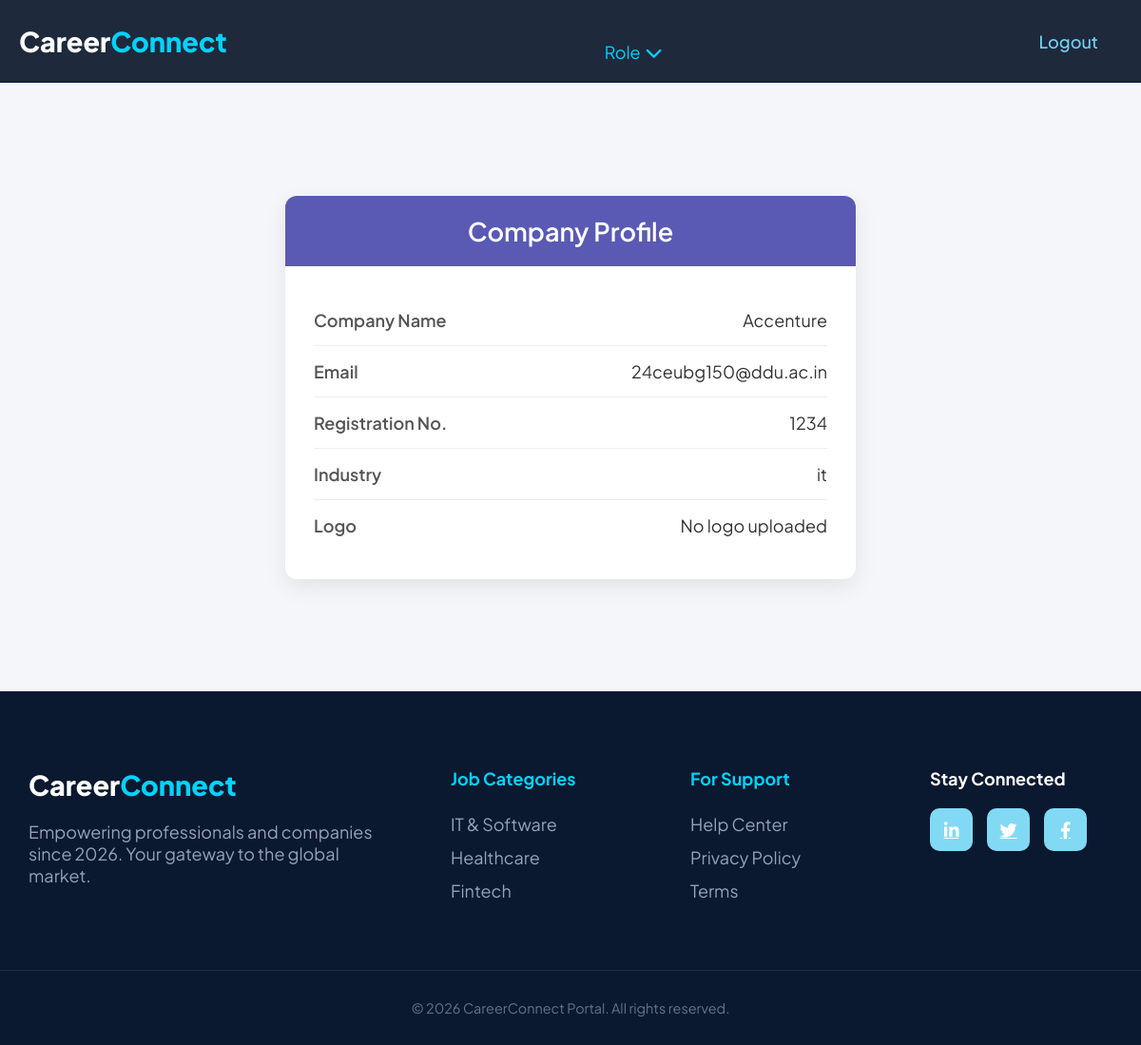
The app's page /employer-profile/ (signed in) with its own data.
### accounts/models.py (models this page shows, shortened)
class employerdb(models.Model):
    INDUSTRIES = (
        ('IT', 'Information Technology'),
        ('Finance', 'Finance & Banking'),
        ('Healthcare', 'Healthcare'),
        ('Marketing', 'Marketing'),
    )
    user = models.OneToOneField(User, on_delete=models.CASCADE, related_name='employer_profile')
    company_name = models.CharField(max_length=255)
    company_reg_no = models.CharField(max_length=100)
    industry = models.CharField(max_length=50, choices=INDUSTRIES)
    company_logo = models.ImageField(upload_to='company_logos/', null=True, blank=True)
    is_verified = models.BooleanField(default=False)

class User(AbstractUser):
    is_seeker = models.BooleanField(default=False)
    is_employer = models.BooleanField(default=False)
    profile_picture = models.ImageField(upload_to='profiles/', null=True, blank=True)

### accounts/views.py (the view)
# urls.py: path('employer-profile/', views.employer_profile, name='employer_profile'),
@login_required
def employer_profile(request):
    if not request.user.is_employer:
        return redirect('homepage')
    profile = request.user.employer_profile
    return render(request, 'employer_profile.html', {'profile': profile})

### templates/employer_profile.html
{% extends 'base.html' %} {% load static %} {% block extra_css %}
<link rel="stylesheet" href="{% static 'css/my_profile.css' %}" />
{% endblock %} {% block content %}
<div class="profile-container">
  <div class="profile-card">
    <div class="profile-header">
      <h2>Company Profile</h2>
    </div>
    <div class="profile-body">
      <div class="profile-row">
        <span class="label">Company Name</span>
        <span class="value">{{ profile.company_name }}</span>
      </div>
      <div class="profile-row">
        <span class="label">Email</span>
        <span class="value">{{ user.email }}</span>
      </div>
      <div class="profile-row">
        <span class="label">Registration No.</span>
        <span class="value">{{ profile.company_reg_no }}</span>
      </div>
      <div class="profile-row">
        <span class="label">Industry</span>
        <span class="value">{{ profile.get_industry_display }}</span>
      </div>
      <div class="profile-row">
        <span class="label">Logo</span>
        <span class="value">
          {% if profile.company_logo %}
          <img
            src="{{ profile.company_logo.url }}"
            alt="Company Logo"
            class="company-logo"
          />
          {% else %} No logo uploaded {% endif %}
        </span>
      </div>
    </div>
  </div>
</div>
{% endblock %}

### static/css/base.css (style rules this page uses)
:root { --navy: #0a192f; --cyan: #00d2ff; --cyan-glow: rgba(0, 210, 255, 0.4); --purple-glow: rgba(160, 32, 240, 0.3); --white: #ffffff; --light-bg: #f8fafc; --text-navy: #1e293b; --text-light: #64748b; }
* { margin: 0; padding: 0; box-sizing: border-box; }
body { font-family: "Plus Jakarta Sans", sans-serif; background-color: var(--white); color: var(--text-navy); font-size: 18px; }

### static/css/my_profile.css (style rules this page uses)
.profile-container { display: flex; justify-content: center; align-items: center; padding: 50px 20px; background: #f4f6f9; min-height: 80vh; }
.profile-card { width: 100%; max-width: 600px; background: #ffffff; border-radius: 12px; box-shadow: 0 8px 25px rgba(0, 0, 0, 0.08); overflow: hidden; transition: 0.3s ease; }
.profile-header { background: rgba(3, 3, 141, 0.651); color: white; padding: 20px; text-align: center; }
.profile-header h2 { margin: 0; font-weight: 600; }
.profile-body { padding: 30px; }
.profile-row { display: flex; justify-content: space-between; padding: 15px 0; border-bottom: 1px solid #eee; }
.profile-row:last-child { border-bottom: none; }
.label { font-weight: 600; color: #555; }
.value { color: #333; text-align: right; max-width: 60%; word-wrap: break-word; }

### records on screen
employerdb: company_name "Accenture", company_reg_no "1234", industry "it"
User: email "24ceubg150@ddu.ac.in"
